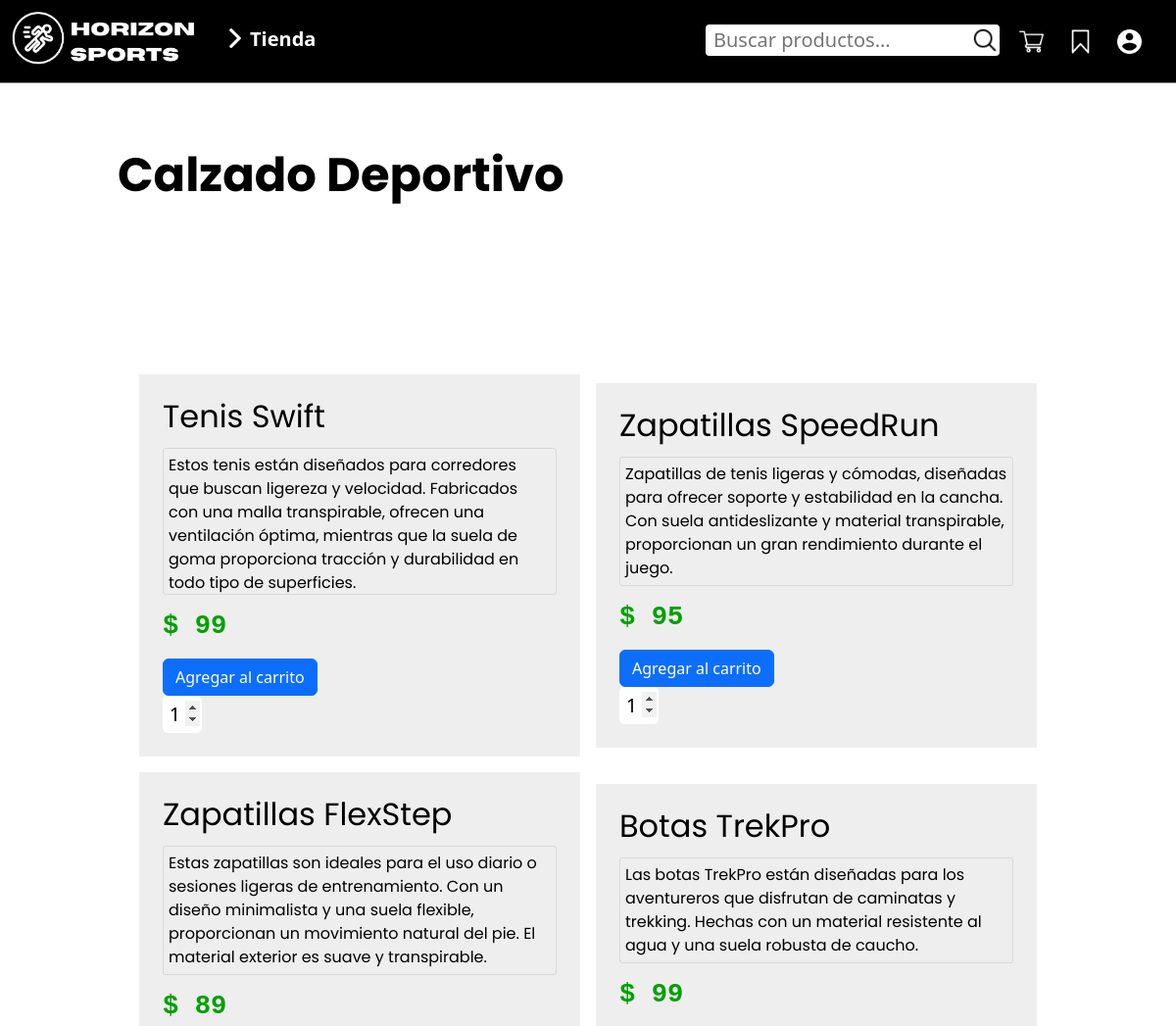
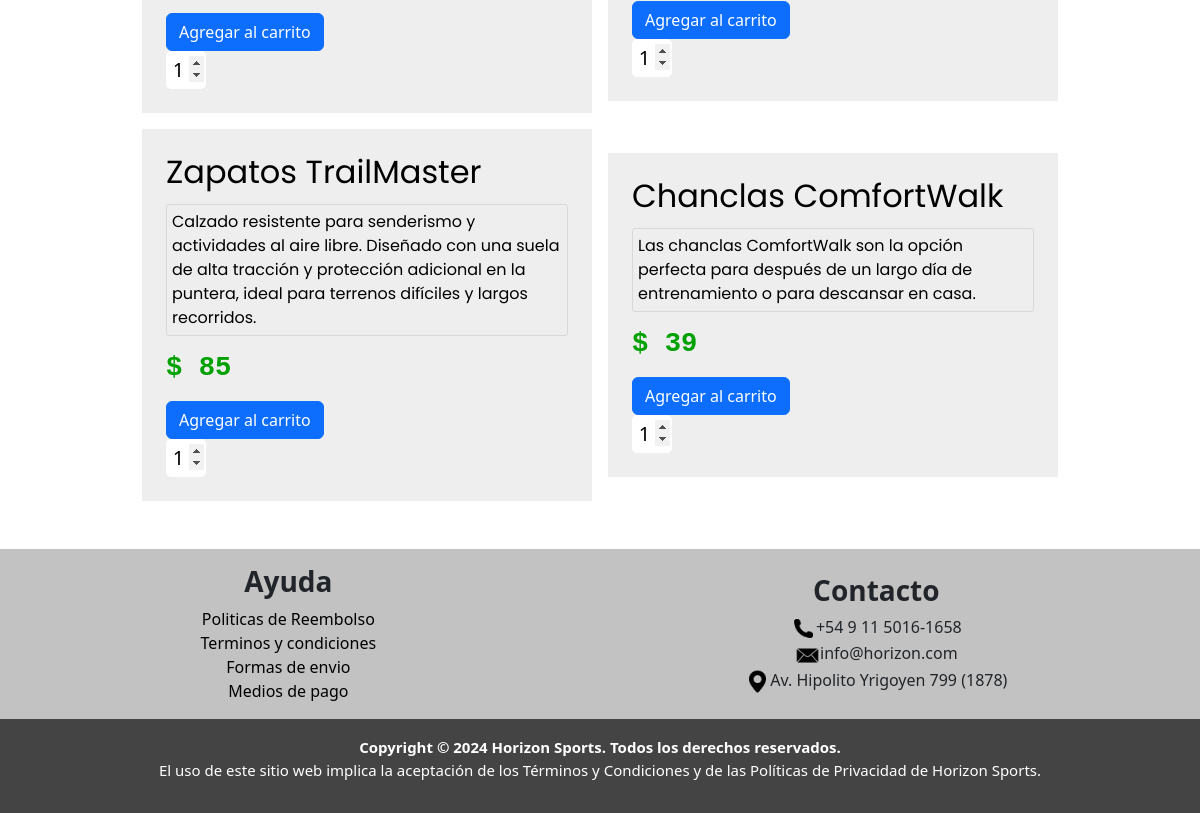
The app's page /pagina/tienda_busqueda.php?filtro=Calzado Deportivo with its own data (2 pictures, top to bottom).
### tables this page shows
CREATE TABLE IF NOT EXISTS `productos` (
  `id_productos` int(11) NOT NULL AUTO_INCREMENT,
  `nombre_producto` varchar(100) NOT NULL,
  `precio` int(50) NOT NULL,
  `descripcion` text NOT NULL,
  `categoria` varchar(50) NOT NULL,
  PRIMARY KEY (`id_productos`)
);

### pagina/tienda_busqueda.php (the view, shortened to what this page needs)
<!DOCTYPE html>
<html lang="es">
<head>
    <link href="https://cdn.jsdelivr.net/npm/bootstrap@5.3.3/dist/css/bootstrap.min.css" rel="stylesheet" />
    <link rel="stylesheet" href="index_css/menu.css">
    <link rel="stylesheet" href="index_css/header.css" />
    <link rel="stylesheet" href="index_css/style.css">
    <link rel="stylesheet" href="tienda/Lista_prod.css">
</head>
<body>
    <?php
    include("../header.php");
    include("conexion.php");
    $filtro = $_GET['filtro'];
    $sql = "SELECT * FROM productos WHERE categoria = '$filtro' ";
    $result = $conn->query($sql);
    ?>
    <div class="containertienda">
        <div class="containercat" id="ropa">
            <h3 class="titcategoria poppins-bold"><?php echo $filtro; ?></h3>
        </div>
    </div>
    <?php
    if ($result->num_rows > 0) {
    ?>
        <div class="content d-flex flex-column mt-md-5 mt-n-1">
            <h1 class="h1-resultados text-white">productos encontrados</h1>
            <div class="container d-flex justify-content-center align-items-center flex-wrap gap-3">
                <?php
                while ($row = $result->fetch_assoc()) {
                ?>
                <div class="tarjeta-busqueda p-4">
                    <h3 class="titproducto poppins-regular">
                    <?php echo htmlspecialchars($row["nombre_producto"]); ?>
                    </h3>
                    <p class="poppins-regular">
                    <?php echo htmlspecialchars($row["descripcion"]); ?>
                    </p>
                    <h3 class="precio">$
                    <?php echo htmlspecialchars($row["precio"]); ?>
                    </h3>
                    <?php
                   if ($_SESSION['permisos'] != 'admin'){ ?>
                    <div class="d-flex align-items-center gap-1 mt-3">
                        <form method="get" action="anadircarrito.php" class="col-8 col-sm-6">
                            <?php echo '<input type="hidden" name="nombre" value="' . htmlspecialchars($row["nombre_producto"]) . '">'; ?>                        <input type="submit" class="btn btn-primary" value="Agregar al carrito">
                            <input type="number" name="cantidad" class="enviar" min="1" value="1">
                        </form>
                    </div>
                </div>
                <?php
                  } if ($_SESSION['permisos'] == 'admin'){echo '</div>'; } } ?>
            </div>
        </div>
        <footer class="w-100 mt-5">
            <div class="footer-superior d-flex justify-content-around align-items-center flex-row">
                <div class="mt-3">
                    <ul class="d-md-flex justify-content-center align-items-center flex-column">
                        <li>
                            <h3><b>Ayuda</b></h3>
                        <li><a href="faq.php">Politicas de Reembolso</a></li>
                        <li><a href="tyc.php">Terminos y condiciones</a></li>
                        <li><a href="faq.php">Formas de envio</a></li>
                        <li><a href="faq.php">Medios de pago</a></li>
                    </ul>
                </div>
                <div class="text-end mt-3 me-4">
                    <ul class="d-md-flex justify-content-center align-items-center flex-column">
                        <li>
                            <h3><b>Contacto</b></h3>
                        </li>
                        <li><img src="imgs/footer/llamar.png" alt="telefono.png">+54 9 11 5016-1658</li>
                        <li><img src="imgs/footer/correo.png" alt="correo.png">info@horizon.com</li>
                        <li><img src="imgs/footer/pasador-de-ubicacion.png" alt="ubicacion.png">Av. Hipolito Yrigoyen 799 (1878)</li>
                    </ul>
                </div>
            </div>
            <div class="footer-inferior text-white text-center p-3">
                <b>Copyright © 2024 Horizon Sports. Todos los derechos reservados.</b>
                <p>El uso de este sitio web implica la aceptación de los Términos y Condiciones y de las Políticas de Privacidad de Horizon Sports.</p>
            </div>
        </footer>
    <?php
    }
    ?>
</body>
</html>

### pagina/index_css/header.css (style rules this page uses)
h1 { font-family: "Horizon", sans-serif; font-weight: bold; }

### pagina/index_css/style.css (style rules this page uses)
html, body { height: 100%; margin: 0; }
body { display: flex; flex-direction: column; }
.content { flex: 1; }
body { overflow-x: hidden; }
.h1-resultados { height: 110px; color: rgb(0, 0, 0); }
.tarjeta-busqueda { background: #eeeeee; min-height: 250px; min-width: 400px; max-width: 450px; }
.tarjeta-busqueda p { max-height: 150px; border: 1px solid rgb(216, 216, 216); border-radius: 3px; padding: 5px; }
footer { background: black; }
.footer-superior { background: #C2C2C2; }
.footer-superior img { width: 25px; }
.footer-superior ul { list-style: none; }
.footer-superior a { color: black; text-decoration: none; }
.footer-inferior { background: #444444; }
.footer-inferior p, .footer-inferior b { font-size: 15px; }

### pagina/tienda/Lista_prod.css (style rules this page uses)
.precio { font-weight: bold; margin-top: 15px; }
.precio { margin-bottom: 13px; }
@media (min-width: 576px) { .precio { font-size: 1.5em; } }
@media (min-width: 756px) { .precio { font-size: 1.7em; } }
.containertienda { padding-top: 100px; }
@media (min-width: 576px) { .containertienda { padding-top: 150px; } }
.poppins-regular { font-family: "Poppins", sans-serif; font-weight: 400; font-style: normal; color: black; }
.poppins-bold { font-family: "Poppins", sans-serif; font-weight: 700; font-style: normal; color: black; }
@media (min-width: 576px) { .titcategoria { font-size: 2.4em; } }
@media (min-width: 756px) { .titcategoria { font-size: 3em; } }
.titproducto { margin-bottom: 13px; }
@media (min-width: 576px) { .titproducto { font-size: 1.4em; } }
@media (min-width: 756px) { .titproducto { font-size: 2em; } }
.containercat { width: 90%; margin-left: 10%; }
.precio { color: rgb(0, 161, 0); font-family:'Courier New', Courier, monospace; }
.enviar { text-align: center; font-size: 20px; height: 38px; width: 40px; border-radius: 5px; border: none; }

### records on screen
productos: nombre_producto "Tenis Swift", descripcion "Estos tenis están diseñados para corredores que buscan ligereza y velocidad. Fabricados con una malla transpirable, ofrecen una ventilación óptima, mientras que la suela de goma proporciona tracción y durabilidad en todo tipo de superficies.", precio "99"
productos: nombre_producto "Zapatillas SpeedRun", descripcion "Zapatillas de tenis ligeras y cómodas, diseñadas para ofrecer soporte y estabilidad en la cancha. Con suela antideslizante y material transpirable, proporcionan un gran rendimiento durante el juego.", precio "95"
productos: nombre_producto "Zapatillas FlexStep", descripcion "Estas zapatillas son ideales para el uso diario o sesiones ligeras de entrenamiento. Con un diseño minimalista y una suela flexible, proporcionan un movimiento natural del pie. El material exterior es suave y transpirable.", precio "89"
productos: nombre_producto "Botas TrekPro", descripcion "Las botas TrekPro están diseñadas para los aventureros que disfrutan de caminatas y trekking. Hechas con un material resistente al agua y una suela robusta de caucho.", precio "99"
productos: nombre_producto "Zapatos TrailMaster", descripcion "Calzado resistente para senderismo y actividades al aire libre. Diseñado con una suela de alta tracción y protección adicional en la puntera, ideal para terrenos difíciles y largos recorridos.", precio "85"
productos: nombre_producto "Chanclas ComfortWalk", descripcion "Las chanclas ComfortWalk son la opción perfecta para después de un largo día de entrenamiento o para descansar en casa.", precio "39"

### other values on screen
$filtro "Calzado Deportivo"
